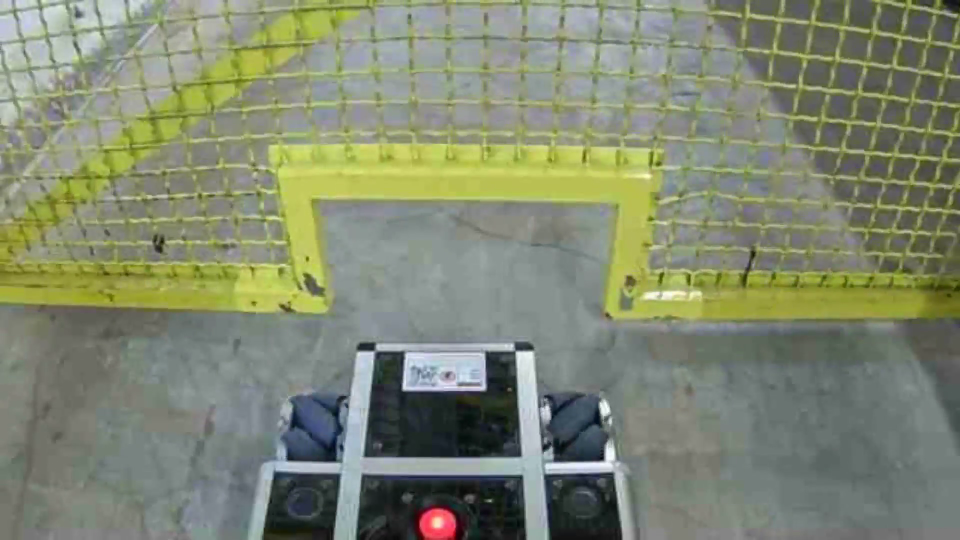
#> input picture imgs/crossdoor/0560.png, 1920 x 1080 px (shown at 1/2 size)
$ jupyter execute --allow-errors dgc_vision.ipynb
#> lines starting #> are read from the running program, lines starting #| are printed output that depends on the picture
### model/vision.py
import numpy as np
import cv2
import os
from os import path as osp

import torch
import torch.nn as nn
import torch.nn.functional as F
import torchvision.transforms as transforms

from model.net import DGCNet

class DeNormalize:
    '''
    Removes normalization using the mean, std specified
    '''
    def __init__(self, mean, std):
        self.mean = mean
        self.std = std

    # [4 lines left out: function __call__, not called in this run]

class DGCVision:
    def __init__(self):
        mean = np.array([0.485, 0.456, 0.406])
        std  = np.array([0.229, 0.224, 0.225])
        self.restore_image = DeNormalize(mean, std)
        self.dataset_transforms = transforms.Compose([
            transforms.ToTensor(),
            transforms.Normalize(mean, std)
        ])
        self.use_cuda = torch.cuda.is_available()
        device = torch.device('cuda:0' if self.use_cuda else 'cpu')

        self.net = DGCNet(mask=True)
        self.net.load_state_dict(torch.load(osp.join('pretrained_models',
                                                'dgcm',
                                                'checkpoint.pth'),
                                       map_location=torch.device(device))['state_dict'])
        self.net.eval()
        self.net.to(device);
        self.IMG_SIZE = (240, 240)

    # [15 lines left out: functions predict, warp, not called in this run]

    def getMatchabilityMask(self):
        self.matchability_mask = self.match_mask.permute(0, 2, 3, 1).cpu().numpy()[0].reshape(self.IMG_SIZE)
        return self.matchability_mask

    # [32 lines left out: functions getFlow, target, source, not called in this run]


### dgc_vision.ipynb
[cell 1]
from model.vision import DGCVision

[cell 2]
import cv2
import numpy as np
from os import path as osp
import matplotlib.pyplot as plt

plt.rcParams['figure.figsize'] = (20.0, 10.0)

[cell 3]
IMG_PATH = 'imgs/crossdoor'

img1 = cv2.cvtColor(cv2.imread(osp.join(IMG_PATH, '0560.png'), cv2.IMREAD_COLOR), cv2.COLOR_BGR2RGB)
img2 = cv2.cvtColor(cv2.imread(osp.join(IMG_PATH, '0053.png'), cv2.IMREAD_COLOR), cv2.COLOR_BGR2RGB)
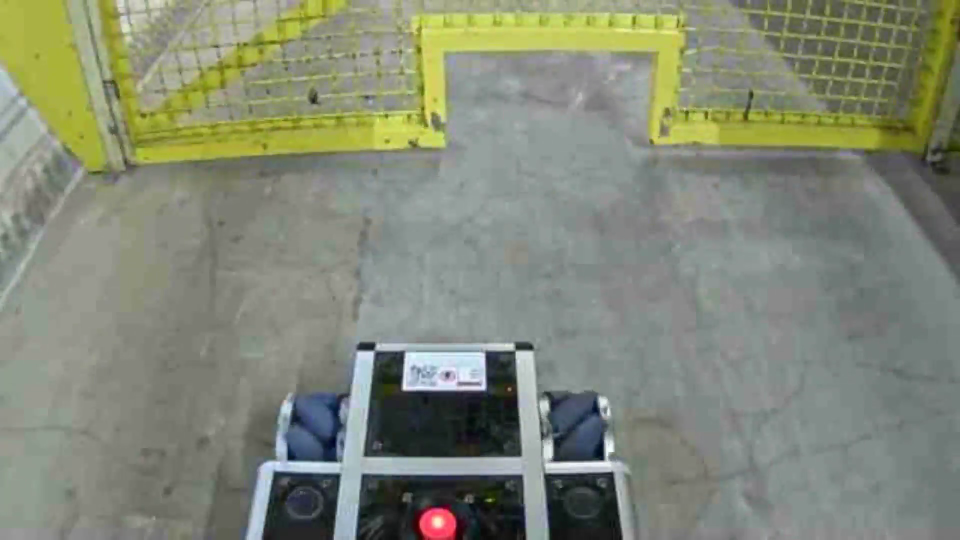
#> input picture imgs/crossdoor/0053.png, 1920 x 1080 px (shown at 1/2 size)

plt.figure()
ax1 = plt.subplot(1, 2, 1)
ax1.imshow(img1); ax1.axis('off'); ax1.set_title('source image');
ax2 = plt.subplot(1, 2, 2)
ax2.imshow(img2); ax2.axis('off'); ax2.set_title('target image (gt)');
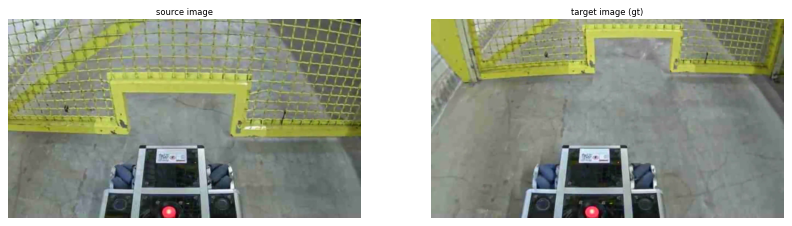
#> figure drawn by matplotlib, 2 panels

#> (a cell that did not finish here is left out)

[cell 5]
plt.figure()
ax1 = plt.subplot(1, 3, 1)
ax1.imshow(img1); ax1.axis('off'); ax1.set_title('source image');
ax2 = plt.subplot(1, 3, 2)
ax2.imshow(img2); ax2.axis('off'); ax2.set_title('target image (gt)');
ax3 = plt.subplot(1, 3, 3)
#> (the rest of this cell did not finish here and is left out)

#> (a cell that did not finish here is left out)

[cell 7]
xs, ys = 624, 390
#> (the rest of this cell did not finish here and is left out)

[cell 8]
img1 = cv2.cvtColor(cv2.imread(osp.join(IMG_PATH, '0815.png'), cv2.IMREAD_COLOR), cv2.COLOR_BGR2RGB)
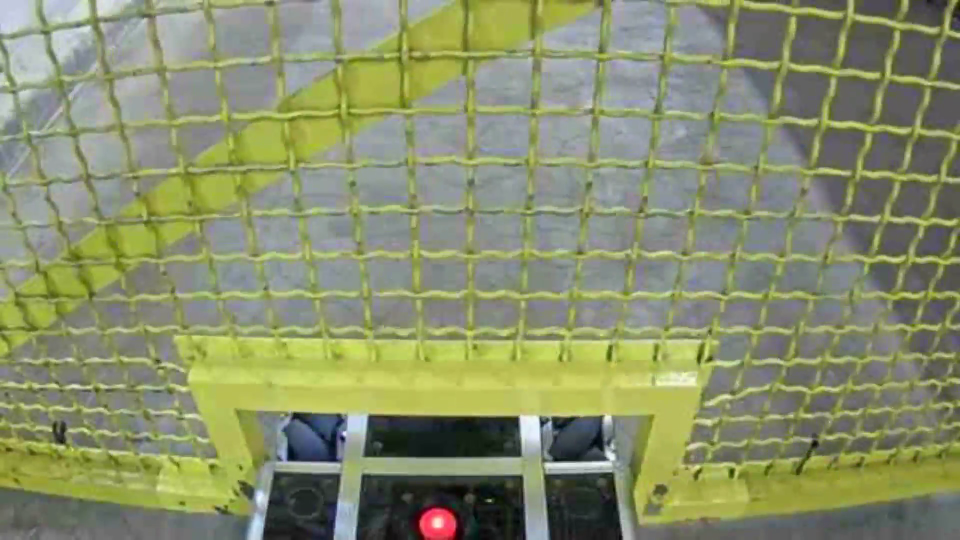
#> input picture imgs/crossdoor/0815.png, 1920 x 1080 px (shown at 1/2 size)
img2 = cv2.cvtColor(cv2.imread(osp.join(IMG_PATH, '0560.png'), cv2.IMREAD_COLOR), cv2.COLOR_BGR2RGB)

plt.figure()
ax1 = plt.subplot(1, 2, 1)
ax1.imshow(img1); ax1.axis('off'); ax1.set_title('source image');
ax2 = plt.subplot(1, 2, 2)
ax2.imshow(img2); ax2.axis('off'); ax2.set_title('target image (gt)');
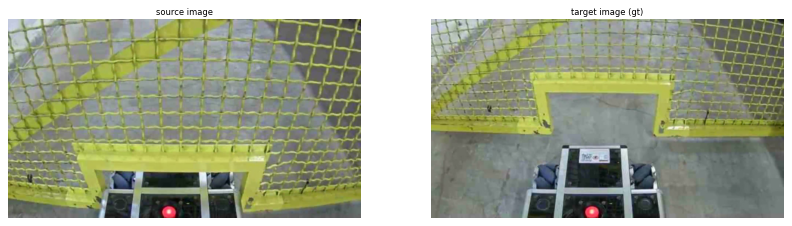
#> figure drawn by matplotlib, 2 panels
